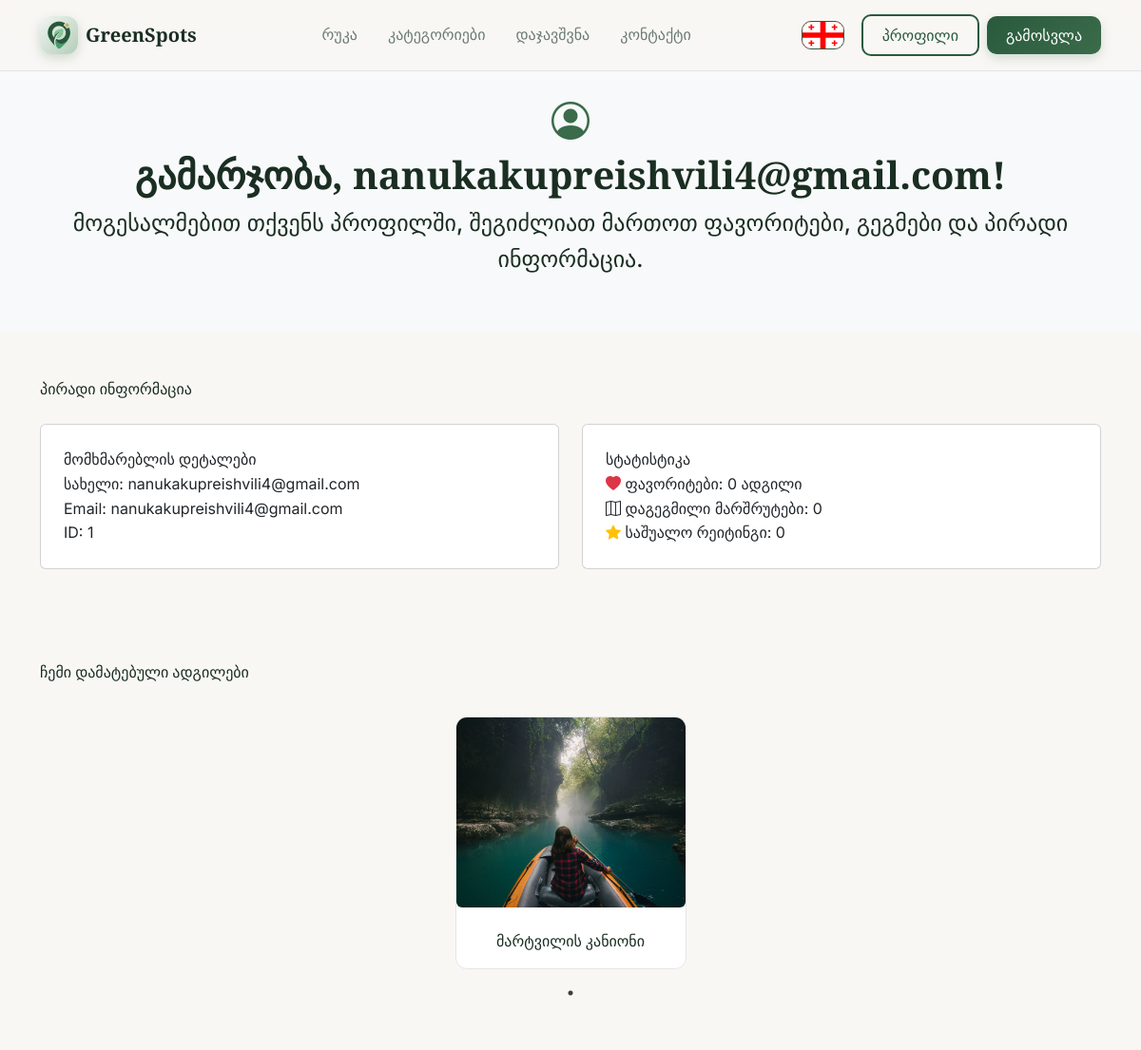
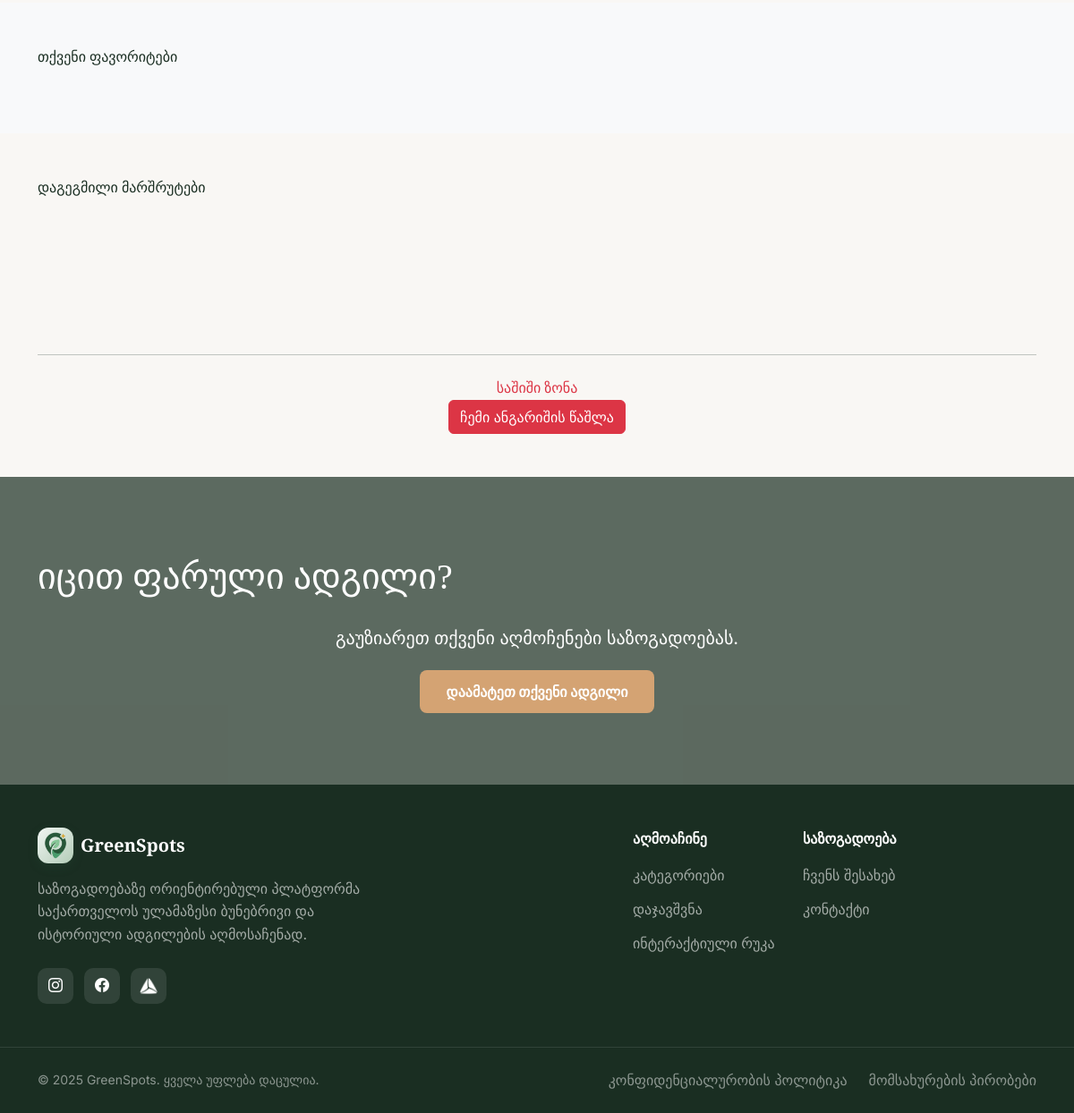
The app's page /profile (signed in) with its own data (2 pictures, top to bottom).
### models.py (models this page shows, shortened)
class User(UserMixin, db.Model):
    id = db.Column(db.Integer, primary_key=True)
    username = db.Column(db.String(100), unique=True, nullable=False)
    email = db.Column(db.String(120), unique=True, nullable=False)
    password_hash = db.Column(db.String(200), nullable=False)  # <-- updated
    favorites = db.relationship('Place', secondary=favorites_table, backref=db.backref('favorited_by', lazy='select'))
    role = db.Column(db.String(50), default="user")  # optional
    is_admin = db.Column(db.Boolean, default=False)
    def calculate_avg_rating(self):
        if not self.favorites:
            return 0
        total = sum(place.rating for place in self.favorites if getattr(place, 'rating', 0))
        count = sum(1 for place in self.favorites if getattr(place, 'rating', 0) is not None)
        return round(total / count, 1) if count else 0

class Place(db.Model):
    __tablename__ = 'place'
    id = db.Column(db.Integer, primary_key=True)
    name = db.Column(db.String(100), nullable=False)
    description = db.Column(db.Text, nullable=False)
    category = db.Column(db.String(100))
    region = db.Column(db.String(50))
    image = db.Column(db.String(200))
    latitude = db.Column(db.Float, nullable=True)
    longitude = db.Column(db.Float, nullable=True)
    rating = db.Column(db.Float)
    user_id = db.Column(db.Integer, db.ForeignKey('user.id'))
    user = db.relationship('User', backref='places')
    ratings = db.relationship('Rating', backref='place', lazy=True)
    category_id = db.Column(db.Integer, db.ForeignKey('category.id'))

### app.py (the view)
@app.route("/profile")
@login_required
def profile():
    my_places = Place.query.filter_by(user_id=current_user.id).all()
    favorites = current_user.favorites or []
    planned_routes = PlannedRoute.query.filter(PlannedRoute.user_id == current_user.id).all()
    try:
        favorites = current_user.favorites or []
    except Exception:
        favorites = []
    try:
        avg_rating = current_user.calculate_avg_rating()
    except Exception:
        avg_rating = 0
    for p in my_places:
        p.name = translate_text(p.name)
    for f in favorites:
        f.name = translate_text(f.name)
    for route in planned_routes:
        if route.place:
            route.place.name = translate_text(route.place.name)
    return render_template(
        "profile.html",
        favorites=favorites,
        planned_routes=planned_routes,
        my_places=my_places,
        avg_rating=current_user.calculate_avg_rating() if hasattr(current_user, 'calculate_avg_rating') else 0
    )

### app.py (called while the page is built)
@login_manager.user_loader
def load_user(user_id):
    return db.session.get(User, int(user_id))

@app.before_request
def load_language():
    g.lang = request.cookies.get('lang', 'ge')

def translate_text(text):
    if text and hasattr(g, 'lang') and g.lang == 'en':
        try:
            return GoogleTranslator(source='auto', target='en').translate(text)
        except Exception as e:
            print(f"Translation failed: {e}")
            return text
    return text

### templates/profile.html (shortened to what this page needs)
{% extends "base.html" %}
{% block css %}
<link rel="stylesheet" href="{{ url_for('static', filename='css/reset.css') }}">
<link rel="stylesheet" href="{{ url_for('static', filename='css/index.css') }}">
<link rel="stylesheet" href="{{ url_for('static', filename='css/dashboard.css') }}">
<link rel="stylesheet" href="{{ url_for('static', filename='css/profile.css') }}">
<link rel="stylesheet" href="https://cdn.jsdelivr.net/npm/slick-carousel@1.8.1/slick/slick.css"/>
<link rel="stylesheet" href="https://cdn.jsdelivr.net/npm/slick-carousel@1.8.1/slick/slick-theme.css"/>
{% endblock %}
{% block content %}
<section class="profile-header py-5 mt-5 text-center bg-light">
    <div class="container">
        <i class="bi bi-person-circle fs-1 mb-3"></i>
        <h1 class="hero-title">
            {% if g.lang=='en' %}Hello, {{ current_user.username }}!{% else %}გამარჯობა, {{ current_user.username }}!{% endif %}
        </h1>
        <p class="hero-slogan-georgian">
            {% if g.lang=='en' %}Welcome to your profile. Manage your favorites, plans, and personal info.{% else %}მოგესალმებით თქვენს პროფილში, შეგიძლიათ მართოთ ფავორიტები, გეგმები და პირადი ინფორმაცია.{% endif %}
        </p>
    </div>
</section>
<section class="profile-details py-5">
    <div class="container">
        <h2 class="mb-4">{% if g.lang=='en' %}Personal Information{% else %}პირადი ინფორმაცია{% endif %}</h2>
        <div class="row g-4">
            <div class="col-md-6">
                <div class="card p-4 h-100">
                    <h5>{% if g.lang=='en' %}User Details{% else %}მომხმარებლის დეტალები{% endif %}</h5>
                    <p><strong>{% if g.lang=='en' %}Username:{% else %}სახელი:{% endif %}</strong> {{ current_user.username }}</p>
                    <p><strong>Email:</strong> {{ current_user.email }}</p>
                    <p><strong>ID:</strong> {{ current_user.id }}</p>
                </div>
            </div>
            <div class="col-md-6">
                <div class="card p-4 h-100">
                    <h5>{% if g.lang=='en' %}Statistics{% else %}სტატისტიკა{% endif %}</h5>
                    <p><i class="bi bi-heart-fill text-danger"></i> {% if g.lang=='en' %}Favorites:{% else %}ფავორიტები:{% endif %} {{ favorites|length }} {% if g.lang=='en' %}places{% else %}ადგილი{% endif %}</p>
                    <p><i class="bi bi-map"></i> {% if g.lang=='en' %}Planned Routes:{% else %}დაგეგმილი მარშრუტები:{% endif %} {{ current_user.routes|length }}</p>
                    <p><i class="bi bi-star-fill text-warning"></i> {% if g.lang=='en' %}Average Rating:{% else %}საშუალო რეიტინგი:{% endif %} {{ avg_rating }}</p>
                </div>
            </div>
        </div>
    </div>
</section>
<section class="added-locs container py-5">
    <h3 class="mb-4">{% if g.lang=='en' %}My Added Places{% else %}ჩემი დამატებული ადგილები{% endif %}</h3>
    <div class="my-places-slider">
        {% for place in my_places %}
            <div class="px-2">
                <div class="place-card">
                    <img src="{{ url_for('static', filename='uploads/' ~ place.image) }}" alt="{{ place.name }}" class="w-100 rounded" style="height:200px; object-fit:cover;">
                    <div class="place-info mt-2">
                        <h5 class="text-center">{{ place.name }}</h5>
                    </div>
                </div>
            </div>
        {% else %}
            <p class="text-muted">{% if g.lang=='en' %}You haven't added any places yet.{% else %}თქვენ ჯერ არ დაგიმატებიათ ადგილები.{% endif %}</p>
        {% endfor %}
    </div>
</section>
<section class="profile-favorites py-5 bg-light">
    <div class="container">
        <h2 class="mb-4">{% if g.lang=='en' %}Your Favorites{% else %}თქვენი ფავორიტები{% endif %}</h2>
    </div>
</section>
<section class="profile-routes py-5">
    <div class="container">
        <h2 class="mb-4">{% if g.lang=='en' %}Planned Routes{% else %}დაგეგმილი მარშრუტები{% endif %}</h2>
    </div>
</section>
<section class="py-5">
    <div class="container text-center">
        <hr class="my-4">
        <h4 class="text-danger">{% if g.lang=='en' %}Danger Zone{% else %}საშიში ზონა{% endif %}</h4>
        <form action="{{ url_for('auth_bp.delete_account') }}" method="POST"
              onsubmit="return confirm('{% if g.lang=="en" %}This will permanently delete your account. Are you sure?{% else %}ეს სამუდამოდ წაშლის თქვენს ანგარიშს. დარწმუნებული ხართ?{% endif %}');">
            <button type="submit" class="btn btn-danger">
                {% if g.lang=='en' %}Delete My Account{% else %}ჩემი ანგარიშის წაშლა{% endif %}
            </button>
        </form>
    </div>
</section>
{% endblock %}

### static/css/index.css (style rules this page uses)
:root { --forest-50: #f0f5f2; --forest-100: #d9e6de; --forest-200: #b3cdb8; --forest-300: #6b9b7a; --forest-400: #4a7d5a; --forest-500: #3a6b4a; --forest-600: #2a5a3d; --forest-700: #234a33; --forest-800: #1c3a28; --forest-900: #152a1e; --sand-50: #fdfcfa; --sand-100: #f7f4ef; --sand-200: #ede7db; --sand-300: #d9cfbc; --sand-400: #c9a855; --sand-500: #d4a234; --background: #f9f7f4; --foreground: #1a2e22; --muted: #6b7c72; --accent: #d4a234; }
html { scroll-behavior: smooth; }
* { margin: 0; padding: 0; box-sizing: border-box; }
body { font-family: "ALK life", 'Inter', sans-serif; background-color: var(--background); color: var(--foreground); line-height: 1.6; }
h1, h2, h3, h4, h5, h6 { font-family: 'Playfair Display', "ALK life", serif; }
.hero-title { font-size: 4rem; font-weight: 700; margin-bottom: 1rem; animation: fadeUp 0.6s ease-out 0.1s forwards; opacity: 0; }
.hero-slogan-georgian { font-size: 1.5rem; font-weight: 500; margin-bottom: 0.5rem; opacity: 0.9; animation: fadeUp 0.6s ease-out 0.2s forwards; opacity: 0; }
img { max-width: 100%; height: auto; }
body { overflow-x: hidden; }

### static/css/dashboard.css (style rules this page uses)
body { font-family: "ALK life", 'Inter', sans-serif; margin: 0; padding: 0; }
html { scroll-behavior: smooth; }
.card.h-100 { display: flex; flex-direction: column; }
.hero-title { margin-bottom: 20px; line-height: 1.2; font-size: 40px; }

### static/css/profile.css (style rules this page uses)
body { font-family: "ALK life", 'Inter', sans-serif; margin: 0; padding: 0; background-color: #f9f7f4; }
html { scroll-behavior: smooth; }
.profile-header { padding: 3rem 1rem; text-align: center; }
.profile-header i.bi-person-circle { font-size: 4rem; margin-bottom: 0.5rem; color: #3a6b4a; }
.profile-header h1.hero-title { margin-bottom: 0.5rem; line-height: 1.2; font-size: 2.5rem; }
.container h2, .container h3 { text-align: left; }
.my-places-slider, .favorites-slider, .routes-slider { width: 100%; margin: 0 auto; }
.slick-slide { display: flex !important; justify-content: center !important; height: auto !important; outline: none; }
.place-card, .favorite-item, .routes-slider .card { border: 1px solid #e5e5e5; border-radius: 12px; overflow: hidden; background: #fff; margin: 10px; transition: transform 0.3s ease; width: 280px; }
.place-card img, .profile-favorites .card-img-top { width: 100%; height: 180px; object-fit: cover; display: block; }
.place-info { padding: 15px; text-align: center; }

### records on screen
User: username "nanukakupreishvili4@gmail.com", email "nanukakupreishvili4@gmail.com", id "1"
Place: image (picture), name "მარტვილის კანიონი"

### other values on screen
{{ favorites|length }} "0"
{{ current_user.routes|length }} "0"
{{ avg_rating }} "0"
